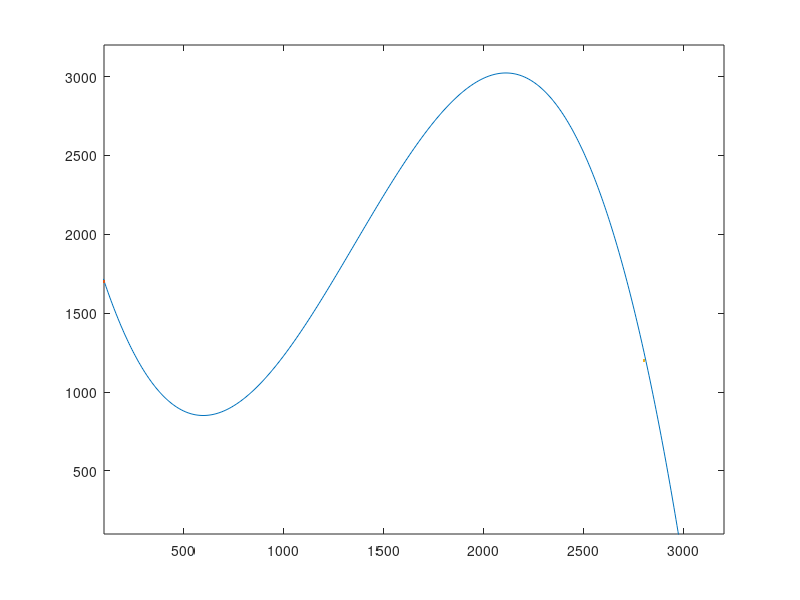

Recreate this plot in MATLAB. (Note: this script raises an error after producing the figure.)
clear all;
clc;

% i(100, 1700) f(2800, 1200)
x = [100, 548, 1569, 2111, 2628, 1102, 2800];
y = [1700, 866, 2379, 2995, 2161, 1426, 1200];

format long
p = polyfit(x, y, 3);

fp = @(x) p(1)*x.^3 + p(2)*x.^2 + p(3)*x + p(4);

x1 = 0:5:3000;
y1 = fp(x1);

error1 = ((fp(100)-1700) * 100) / 1700;
error2 = ((fp(2800)-1200) * 100) / 1200;
%tiene que ser menos o igual a 5%.
fprintf("Puntos iniciales:\nx = %f, y = %f, Error: %f\n", 100, fp(100), error1);   
%se pasa por 0.32 porciento, esta bien.
fprintf("x = %f, y = %f, Error: %f\n\n",  2800, fp(2800), error2); 
%se pasa por 4.34 porciento, esta bien.

plot(x1, y1); 
axis([100 3200 100 3200]);

hold on;
plot(100, 1700, ".", 2800, 1200, ".");

dfp = @(x) ((3*p(1))*x.^2) + 2*p(2)*x + p(3);
fl = @(x) (1+(dfp(x).^2)).^(1/2);

n = 100;
a = 100;
b = 2800;

A = m_simpson(fl, a, b, n);

fprintf("La longitud de curva es: %fm\n\n", A); 
%tiene que ser entre 5000 y 8000m

dfp2 = @(x) (6*p(1))*x + 2*p(2);

[rc100, xs, rc_derr] = menor_100(dfp, dfp2, 100, 2800, 10);

var_names = {'x', 'radio de curvatura'};
%xs = transpose(xs); es lo mismo que utilizar '
%rc100 = transpose(rc100); es lo mismo que utilizar '
T1 = table(xs', rc100', 'VariableNames', var_names);
disp(T1);

[rc100, xs, rc_derr1] = menor_100(dfp, dfp2, 550, 560, 0.05);

var_names = {'x', 'radio de curvatura'};
T1 = table(xs', rc100', 'VariableNames', var_names);
disp(T1);

[rc100, xs, rc_derr2] = menor_100(dfp, dfp2, 2070, 2080, 0.05);

var_names = {'x', 'radio de curvatura'};
T1 = table(xs', rc100', 'VariableNames', var_names);
disp(T1);

radio_c_1 = 553.25; %ubicacion x de radio
y_radio_c_1 = fp(radio_c_1); %ubicacion y de radio

fprintf("punto minimo de derrape:\nx = %f, y = %f, rc = %f\n", radio_c_1, y_radio_c_1, rc_derr1);

radio_c_2 = 2078.4; %ubicacion x de radio
y_radio_c_2 = fp(radio_c_2); %ubicacion y de radio

fprintf("punto maximo de derrape:\nx = %f, y = %f, rc = %f\n", radio_c_2, y_radio_c_2, rc_derr2);

plot(radio_c_1, y_radio_c_1, "o", radio_c_2, y_radio_c_2, "o"); %puntos de derrape

[valy1, valy2] = chicharronero(p);

fprintf("\nminimo:\nx = %f y = %f\n", valy1, fp(valy1));
fprintf("maximo:\nx = %f y = %f\n", valy2, fp(valy2));

plot(valy1, fp(valy1), ".", valy2, fp(valy2), "."); %puntos min y max

u_seco = 1.5; %valor de coeficiente de friccion de seco
u_humedo = 1.1; %valor teorico para el humedo
peralte = tan(deg2rad(5)); %5 grados

v_seco = 11.3 * (((rc_derr1 * u_seco +  peralte) / (1 - u_seco * peralte)) ^ (1/2)); %km/h
v_seco2 = 11.3 * (((rc_derr2 * u_seco +  peralte) / (1 - u_seco * peralte)) ^ (1/2)); %km/h

fprintf("\nEn seco:\nv1 = %fkm/h\nv2 = %fkm/h\n", v_seco, v_seco2);

v_humedo = 11.3 * (((rc_derr1 * u_humedo +  peralte) / (1 - u_humedo * peralte)) ^ (1/2)); %km/h
v_humedo2 = 11.3 * (((rc_derr2 * u_humedo +  peralte) / (1 - u_humedo * peralte)) ^ (1/2)); %km/h

fprintf("\nEn humedo:\nv1 = %fmkm/h\nv2 = %fkm/h\n", v_humedo, v_humedo2);

pendien1 = dfp(radio_c_1);
pendien2 = dfp(radio_c_2);

pendien1_inv = -1 / pendien1; %pendiente inversa
pendien2_inv = -1 / pendien2; %pendiente inversa

rec_tang1_norm = @(x) pendien1 * x + (pendien1 * -radio_c_1) + y_radio_c_1; %recta tangente
rec_tang2_norm = @(x) pendien2 * x + (pendien2 * -radio_c_2) + y_radio_c_2; %recta tangente

x_rec_tang_norm_vals = 0:1:3500; %valores para graficar
y_rec_tang1_norm = arrayfun(rec_tang1_norm, x_rec_tang_norm_vals);
y_rec_tang2_norm = arrayfun(rec_tang2_norm, x_rec_tang_norm_vals);

plot(x_rec_tang_norm_vals, y_rec_tang1_norm, x_rec_tang_norm_vals, y_rec_tang2_norm); 
%graficacion de las rectas tangentes

rec_tang1 = @(x) pendien1_inv * x + (pendien1_inv * -radio_c_1) + y_radio_c_1; %recta tangente inversa
rec_tang2 = @(x) pendien2_inv * x + (pendien2_inv * -radio_c_2) + y_radio_c_2; %recta tangente inversa

[h1, k1, dist1] = sacar_punto(rec_tang1, radio_c_1, y_radio_c_1, rc_derr1); %circulo ubicacion
[h2, k2, dist2] = sacar_punto(rec_tang2, radio_c_2, y_radio_c_2, rc_derr2); %ciculo ubicacion

plot(h1, k1, '.');
plot(h2, k2, '.');

fun_circ1_y = @(x) (rc_derr1^2 - (x - h1)^2)^(1/2) + k1;
fun_circ1_y_inv = @(x) -((rc_derr1^2 - (x - h1)^2)^(1/2)) + k1;

fun_circ2_y = @(x) (rc_derr2^2 - (x - h2)^2)^(1/2) + k2;
fun_circ2_y_inv = @(x) -((rc_derr2^2 - (x - h2)^2)^(1/2)) + k2;

graf_circulo(fun_circ1_y, h1, dist1);
graf_circulo(fun_circ1_y_inv, h1, dist1);

graf_circulo(fun_circ2_y, h2, dist2);
graf_circulo(fun_circ2_y_inv, h2, dist2);

rec_tang1_grad1 = @(x) pendien1 * x - (pendien1 * radio_c_1) + y_radio_c_1 - 35.3553; 
rec_tang2_grad2 = @(x) pendien2 * x - (pendien2 * radio_c_2) + y_radio_c_2 + 35.3553;
% restandole 35.3553 se obtiene la distancia de 25m a la recta tangente

[x_tang_grad, y_tang_grad1, dist_grad] = sacar_punto(rec_tang1_grad1, radio_c_1-60, rec_tang1_grad1(radio_c_1-60), 80); 
%la grada se pasa por 20m del punto de derrape, por eso el -60

x_tang_grads = radio_c_1-60:0.01:x_tang_grad;
y_tang_grad1_1 = arrayfun(rec_tang1_grad1, x_tang_grads);

%disp(dist_puntos(radio_c_1-60, y_tang_grad1_1(1), x_tang_grad, y_tang_grad1_1(end)))

[x_tang_grad2, y_tang_grad2, dist_grad2] = sacar_punto(rec_tang2_grad2, radio_c_2-60, rec_tang2_grad2(radio_c_2-60), 80);
%la grada se pasa por 20m del punto de derrape, por eso el -60

x_tang_grads2 = radio_c_2-60:0.01:x_tang_grad2;
y_tang_grad2_2 = arrayfun(rec_tang2_grad2, x_tang_grads2);

graf_grad(x_tang_grads, y_tang_grad1_1, -14.14213);
graf_grad(x_tang_grads2, y_tang_grad2_2, 14.14213);

fprintf("\nLas coordenadas de la primera grada son:\nx1 = %f, y1 = %f\nx2 = %f, y2 = %f\n",x_tang_grads(1), y_tang_grad1_1(1), x_tang_grads(end), y_tang_grad1_1(end));
fprintf("x3 = %f, y1 = %f\nx4 = %f, y2 = %f\n",x_tang_grads(1), y_tang_grad1_1(1)-14.14213, x_tang_grads(end), y_tang_grad1_1(end)-14.14213);


fprintf("Las coordenadas de la segunda grada son:\nx1 = %f, y1 = %f\nx2 = %f, y2 = %f\n",x_tang_grads2(1), y_tang_grad2_2(1), x_tang_grads2(end), y_tang_grad2_2(end));
fprintf("x3 = %f, y1 = %f\nx4 = %f, y2 = %f\n",x_tang_grads2(1), y_tang_grad2_2(1)+14.14213, x_tang_grads2(end), y_tang_grad2_2(end)+14.14213);

hold off;
